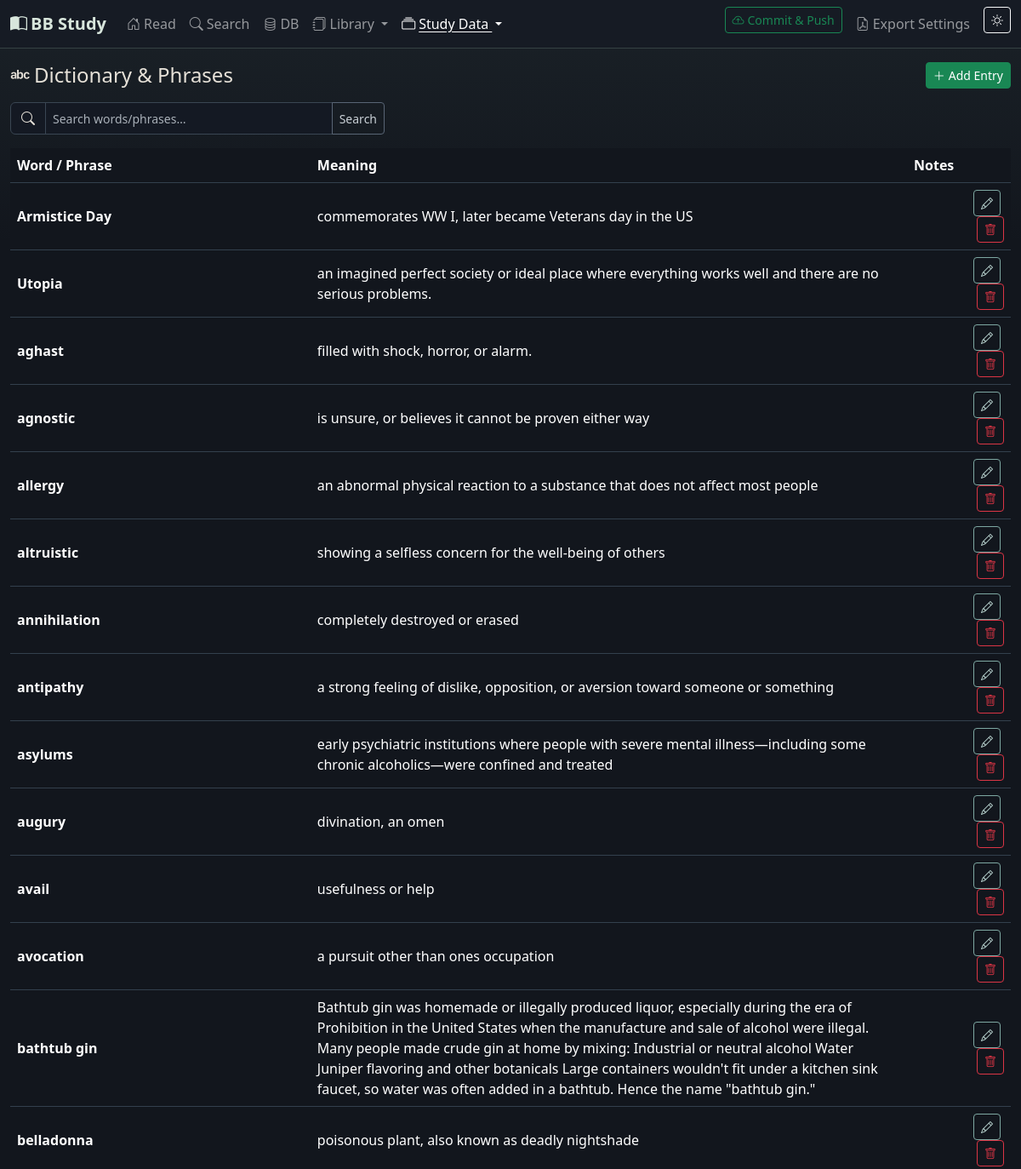
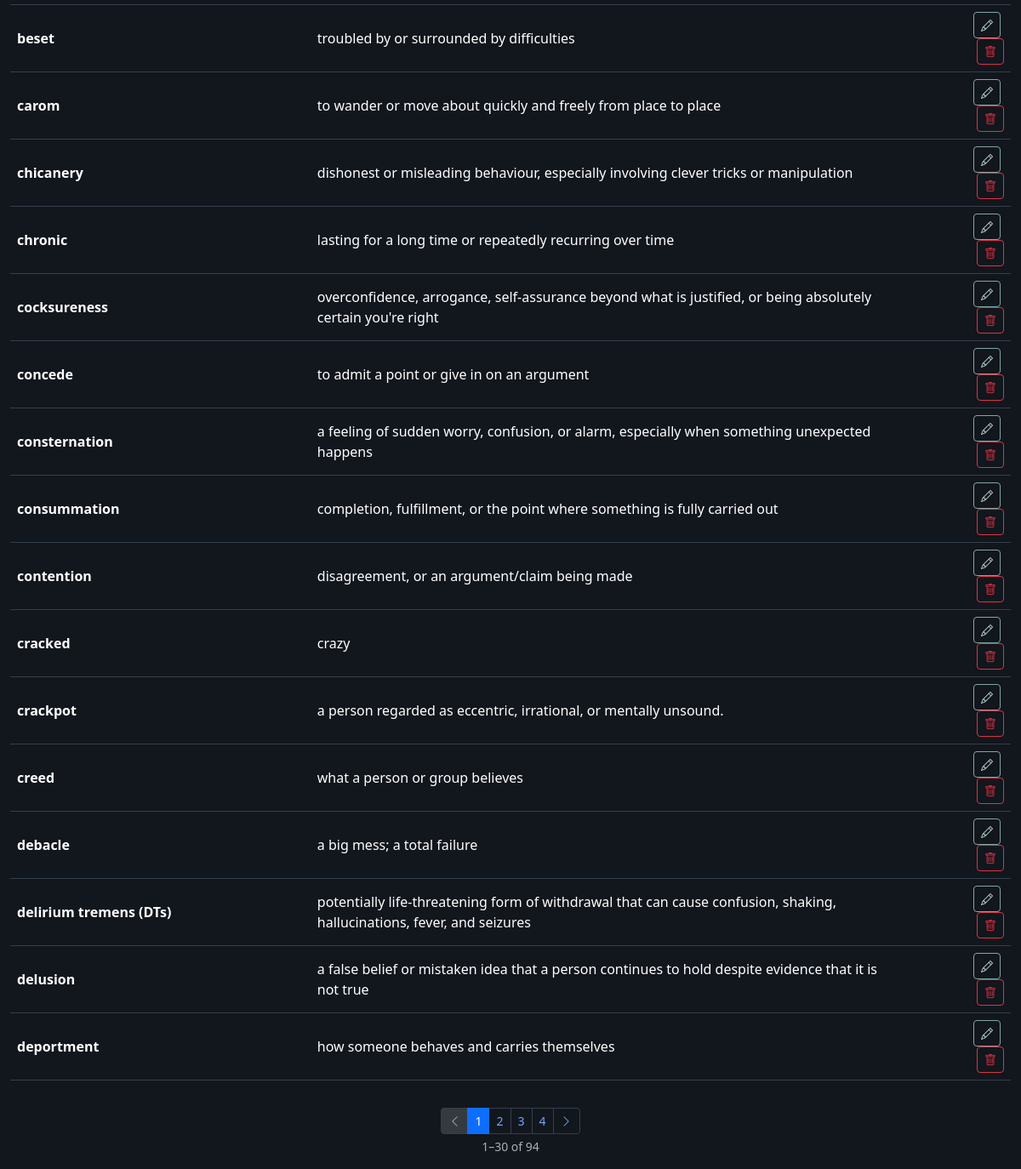
The page /dictionary on the database its author committed (2 pictures, top to bottom).
### app/models.py (models this page shows, shortened)
class Setting(db.Model):
    __tablename__ = 'settings'
    id = db.Column(db.Integer, primary_key=True)
    key = db.Column(db.String(100), unique=True, nullable=False)
    value = db.Column(db.Text, default='')

class Dictionary(db.Model):
    __tablename__ = 'dictionary'
    id = db.Column(db.Integer, primary_key=True)
    word_phrase = db.Column(db.String(500), nullable=False)
    meaning = db.Column(db.Text, nullable=False)
    notes = db.Column(db.Text)
    created_at = db.Column(db.DateTime, default=datetime.utcnow)
    locations = db.relationship('DictionaryLookup', backref='entry', lazy=True, cascade='all, delete-orphan')
    def to_dict(self):
        return {
            'id': self.id,
            'word_phrase': self.word_phrase,
            'meaning': self.meaning,
            'notes': self.notes,
            'created_at': self.created_at.isoformat() if self.created_at else None,
        }

### app/routes/main.py (the view)
@main_bp.route('/dictionary')
def dictionary():
    from ..models import Dictionary
    pg = request.args.get('pg', 1, type=int)
    search_q = request.args.get('q', '').strip()
    query = Dictionary.query.order_by(Dictionary.word_phrase)
    if search_q:
        like = f'%{search_q}%'
        query = query.filter(
            Dictionary.word_phrase.ilike(like) | Dictionary.meaning.ilike(like)
        )
    pagination = query.paginate(page=pg, per_page=30, error_out=False)
    return render_template('dictionary.html', theme=get_theme(), entries=pagination.items,
                           pagination=pagination, search_q=search_q)

### app/routes/main.py (called while the page is built)
def get_theme():
    s = Setting.query.filter_by(key='theme').first()
    return s.value

### app/templates/dictionary.html (shortened to what this page needs)
{% extends 'base.html' %}
{% from '_pagination.html' import render as paginate %}
{% block content %}
<div class="d-flex justify-content-between align-items-center mb-3">
  <h4 class="mb-0"><i class="bi bi-alphabet me-1"></i>Dictionary &amp; Phrases</h4>
  <button class="btn btn-sm btn-success" data-bs-toggle="modal" data-bs-target="#dictModal" onclick="openDictModal()">
    <i class="bi bi-plus-lg me-1"></i>Add Entry
  </button>
</div>
<form class="input-group mb-3" method="get" style="max-width:440px;">
  <span class="input-group-text"><i class="bi bi-search"></i></span>
  <input type="text" class="form-control form-control-sm" name="q"
         placeholder="Search words/phrases…" value="{{ search_q }}"
         aria-label="Search dictionary">
  <button class="btn btn-outline-secondary btn-sm" type="submit">Search</button>
</form>
<div class="table-responsive">
  <table class="table table-hover align-middle" id="dictTable">
    <thead>
      <tr><th style="width:30%">Word / Phrase</th><th>Meaning</th><th>Notes</th><th></th></tr>
    </thead>
    <tbody>
      {% for e in entries %}
      <tr data-id="{{ e.id }}">
        <td class="fw-semibold">{{ e.word_phrase }}</td>
        <td>{{ e.meaning }}</td>
        <td class="text-muted small">{{ e.notes or '' }}</td>
        <td class="text-end">
          <button class="btn btn-sm btn-outline-primary me-1"
                  onclick="openDictModal({{ e.to_dict()|tojson }})">
            <i class="bi bi-pencil"></i>
          </button>
          <button class="btn btn-sm btn-outline-danger"
                  onclick="deleteDict({{ e.id }})">
            <i class="bi bi-trash"></i>
          </button>
        </td>
      </tr>
      {% else %}
      <tr><td colspan="4" class="text-muted text-center">No entries yet.</td></tr>
      {% endfor %}
    </tbody>
  </table>
</div>
{{ paginate(pagination, 'main.dictionary', extra_args={'q': search_q}) }}
{% endblock %}

### app/static/css/style.css (style rules this page uses)
:root { --bb-sage: #8fae9a; --bb-teal: #7ea8a2; --bb-plum: #aa8fa8; --bb-amber: #b7a278; --bb-slate: #8d9aaa; }
[data-bs-theme="dark"] { --bb-page-bg: #12161d; --bb-surface: #181e27; --bb-surface-alt: #1f2631; --bb-border: #33404d; --bb-reader-bg: #151a22; --bb-control-bg: #141923; --bb-soft-sage: rgba(143, 174, 154, 0.16); --bb-soft-teal: rgba(126, 168, 162, 0.17); --bb-soft-plum: rgba(170, 143, 168, 0.16); --bb-soft-amber: rgba(183, 162, 120, 0.16); --bb-soft-slate: rgba(141, 154, 170, 0.16); --bs-body-bg: var(--bb-page-bg); --bs-body-color: #e6e1d8; --bs-border-color: var(--bb-border); --bs-secondary-color: #a9b0b8; --bs-primary-rgb: 126, 168, 162; --bs-success-rgb: 143, 174, 154; --bs-warning-rgb: 183, 162, 120; --bs-info-rgb: 141, 154, 170; }
html, body { transition: background-color 0.2s ease, color 0.2s ease; }
[data-bs-theme="dark"] body { background: linear-gradient(180deg, rgba(126, 168, 162, 0.08), transparent 18rem), var(--bb-page-bg); }
[data-bs-theme="dark"] .form-control, [data-bs-theme="dark"] .form-select, [data-bs-theme="dark"] .input-group-text { background-color: var(--bb-control-bg); border-color: #3a4653; color: #e6e1d8; }
[data-bs-theme="dark"] .btn-outline-secondary { --bs-btn-color: #c9d0d6; --bs-btn-border-color: #596575; --bs-btn-hover-bg: var(--bb-soft-teal); --bs-btn-hover-border-color: var(--bb-teal); --bs-btn-hover-color: #f2efe8; --bs-btn-active-bg: var(--bb-soft-teal); --bs-btn-active-border-color: var(--bb-teal); }
[data-bs-theme="dark"] .btn-outline-primary { --bs-btn-color: #bdd8d4; --bs-btn-border-color: var(--bb-teal); --bs-btn-hover-bg: rgba(126, 168, 162, 0.22); --bs-btn-hover-border-color: #9abfba; --bs-btn-hover-color: #f2efe8; }
.table td, .table th { vertical-align: middle; }

### rows shown on the page
Dictionary: word_phrase "Armistice Day", meaning "commemorates WW I, later became Veterans day in the US"
Dictionary: word_phrase "Utopia", meaning "an imagined perfect society or ideal place where everything works well and there are no serious problems."
Dictionary: word_phrase "aghast", meaning "filled with shock, horror, or alarm."
Dictionary: word_phrase "agnostic", meaning "is unsure, or believes it cannot be proven either way"
Dictionary: word_phrase "allergy", meaning "an abnormal physical reaction to a substance that does not affect most people"
Dictionary: word_phrase "altruistic", meaning "showing a selfless concern for the well-being of others"
Dictionary: word_phrase "annihilation", meaning "completely destroyed or erased"
Dictionary: word_phrase "antipathy", meaning "a strong feeling of dislike, opposition, or aversion toward someone or something"
Dictionary: word_phrase "asylums", meaning "early psychiatric institutions where people with severe mental illness—including some chronic alcoholics—were confined and treated"
Dictionary: word_phrase "augury", meaning "divination, an omen"
Dictionary: word_phrase "avail", meaning "usefulness or help"
Dictionary: word_phrase "avocation", meaning "a pursuit other than ones occupation"
Dictionary: word_phrase "bathtub gin", meaning "Bathtub gin was homemade or illegally produced liquor, especially during the era of Prohibition in the United States when the manufacture and sale of alcohol were illegal. Many people made crude gin at home by mixing: Industrial or neutral alcohol Water Juniper flavoring and other botanicals Large containers wouldn't fit under a kitchen sink faucet, so water was often added in a bathtub. Hence the name \"bathtub gin.\""
Dictionary: word_phrase "belladonna", meaning "poisonous plant, also known as deadly nightshade"
Dictionary: word_phrase "beset", meaning "troubled by or surrounded by difficulties"
Dictionary: word_phrase "carom", meaning "to wander or move about quickly and freely from place to place"
Dictionary: word_phrase "chicanery", meaning "dishonest or misleading behaviour, especially involving clever tricks or manipulation"
Dictionary: word_phrase "chronic", meaning "lasting for a long time or repeatedly recurring over time"
Dictionary: word_phrase "cocksureness", meaning "overconfidence, arrogance, self-assurance beyond what is justified, or being absolutely certain you're right"
Dictionary: word_phrase "concede", meaning "to admit a point or give in on an argument"
Dictionary: word_phrase "consternation", meaning "a feeling of sudden worry, confusion, or alarm, especially when something unexpected happens"
Dictionary: word_phrase "consummation", meaning "completion, fulfillment, or the point where something is fully carried out"
Dictionary: word_phrase "contention", meaning "disagreement, or an argument/claim being made"
Dictionary: word_phrase "cracked", meaning "crazy"
Dictionary: word_phrase "crackpot", meaning "a person regarded as eccentric, irrational, or mentally unsound."
Dictionary: word_phrase "creed", meaning "what a person or group believes"
Dictionary: word_phrase "debacle", meaning "a big mess; a total failure"
Dictionary: word_phrase "delirium tremens (DTs)", meaning "potentially life-threatening form of withdrawal that can cause confusion, shaking, hallucinations, fever, and seizures"
Dictionary: word_phrase "delusion", meaning "a false belief or mistaken idea that a person continues to hold despite evidence that it is not true"
Dictionary: word_phrase "deportment", meaning "how someone behaves and carries themselves"

### other values the page prints
{{ p }} "1" "2" "3" "4"
{{ start }} "1"
{{ end }} "30"
{{ pagination.total }} "94"
